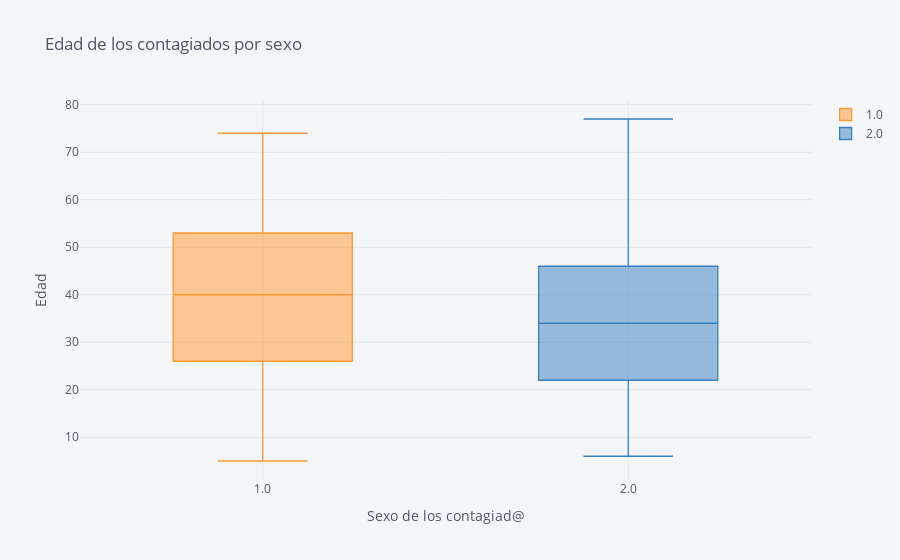

Source (notebook cell):
### Code cell
#Box plot
# Se elabora un boxplot acerca de la edad por sexo de los contagiados de COVID 19
Data_0.iplot(kind='box', xTitle='Sexo de los contagiad@',
                    yTitle='Edad', title='Edad de los contagiados por sexo')

### Figure 1 — Plotly figure (JSON) as saved in the notebook; plotly's stock layout.template omitted (floating-point values rounded to 4 significant figures)
{"data": [{"boxpoints": false, "line": {"width": 1.3}, "marker": {"color": "rgba(255, 153, 51, 1.0)"}, "name": "1.0", "orientation": "v", "type": "box", "y": [54, 50, null, null, 35, null, 38, null, null, 29, 6, 5, 42, 26, null, null, 53, 54, 22, 61, 31, null, 55, 13, null, 21, null, 58, null, null, 66, 49, null, null, null, 61, 31, null, 74, 10, null, 57, null, 16, 50, 32, 56, null, null, 43, 26, null, 28, null, 25, 57, 36, null, null, null, null, 46, 18, 37, null, null, 46, null, null, null, 20, null, 47, 27, 49, 54, 43, null, null, null, 19, 52, null, null, 57, 31, 46, null, 31, null, 19, 17, 46, null, 27, null, 33, null, 42, 69]}, {"boxpoints": false, "line": {"width": 1.3}, "marker": {"color": "rgba(55, 128, 191, 1.0)"}, "name": "2.0", "orientation": "v", "type": "box", "y": [null, null, 32, 38, null, 77, null, 28, 23, null, null, null, null, null, 59, 38, null, null, null, null, null, 45, null, null, 25, null, 36, null, 30, 37, null, null, 75, 16, 38, null, null, 41, null, null, 6, null, 75, null, null, null, null, 6, 72, null, null, 17, null, 18, null, null, null, 25, 33, 53, 28, null, null, null, 16, 46, null, 35, 48, 22, null, 33, null, null, null, null, null, 11, 38, 20, null, null, 53, 49, null, null, null, 46, null, 29, null, null, null, 13, null, 59, null, 21, null, null]}], "layout": {"legend": {"bgcolor": "#F5F6F9", "font": {"color": "#4D5663"}}, "paper_bgcolor": "#F5F6F9", "plot_bgcolor": "#F5F6F9", "title": {"font": {"color": "#4D5663"}, "text": "Edad de los contagiados por sexo"}, "xaxis": {"gridcolor": "#E1E5ED", "showgrid": true, "tickfont": {"color": "#4D5663"}, "title": {"font": {"color": "#4D5663"}, "text": "Sexo de los contagiad@"}, "zerolinecolor": "#E1E5ED"}, "yaxis": {"gridcolor": "#E1E5ED", "showgrid": true, "tickfont": {"color": "#4D5663"}, "title": {"font": {"color": "#4D5663"}, "text": "Edad"}, "zerolinecolor": "#E1E5ED"}}}
